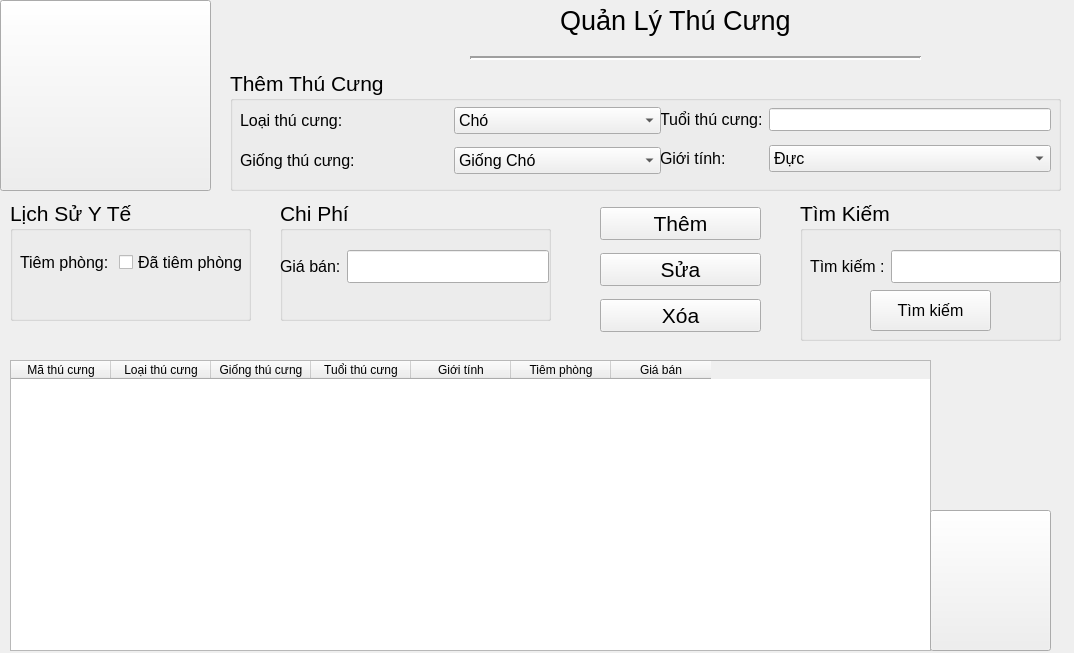
<?xml version="1.0" encoding="UTF-8"?>
<ui version="4.0">
 <class>MainWindow</class>
 <widget class="QMainWindow" name="MainWindow">
  <property name="geometry">
   <rect>
    <x>0</x>
    <y>0</y>
    <width>1074</width>
    <height>653</height>
   </rect>
  </property>
  <property name="windowTitle">
   <string>MainWindow</string>
  </property>
  <widget class="QWidget" name="centralwidget">
   <widget class="QLabel" name="label">
    <property name="geometry">
     <rect>
      <x>560</x>
      <y>0</y>
      <width>271</width>
      <height>41</height>
     </rect>
    </property>
    <property name="font">
     <font>
      <pointsize>20</pointsize>
     </font>
    </property>
    <property name="text">
     <string>Quản Lý Thú Cưng</string>
    </property>
   </widget>
   <widget class="Line" name="line_2">
    <property name="geometry">
     <rect>
      <x>470</x>
      <y>50</y>
      <width>451</width>
      <height>16</height>
     </rect>
    </property>
    <property name="lineWidth">
     <number>2</number>
    </property>
    <property name="orientation">
     <enum>Qt::Horizontal</enum>
    </property>
   </widget>
   <widget class="QGroupBox" name="groupBox">
    <property name="geometry">
     <rect>
      <x>230</x>
      <y>70</y>
      <width>831</width>
      <height>121</height>
     </rect>
    </property>
    <property name="font">
     <font>
      <pointsize>16</pointsize>
     </font>
    </property>
    <property name="title">
     <string>Thêm Thú Cưng</string>
    </property>
    <widget class="QWidget" name="">
     <property name="geometry">
      <rect>
       <x>430</x>
       <y>30</y>
       <width>391</width>
       <height>81</height>
      </rect>
     </property>
     <layout class="QGridLayout" name="gridLayout">
      <item row="0" column="0">
       <widget class="QLabel" name="label_6">
        <property name="font">
         <font>
          <pointsize>12</pointsize>
         </font>
        </property>
        <property name="text">
         <string>Tuổi thú cưng:</string>
        </property>
       </widget>
      </item>
      <item row="0" column="1">
       <widget class="QLineEdit" name="tb_t">
        <property name="font">
         <font>
          <pointsize>10</pointsize>
         </font>
        </property>
       </widget>
      </item>
      <item row="1" column="0">
       <widget class="QLabel" name="label_7">
        <property name="font">
         <font>
          <pointsize>12</pointsize>
         </font>
        </property>
        <property name="text">
         <string>Giới tính:</string>
        </property>
       </widget>
      </item>
      <item row="1" column="1">
       <widget class="QComboBox" name="cb_gt">
        <property name="font">
         <font>
          <pointsize>12</pointsize>
         </font>
        </property>
        <item>
         <property name="text">
          <string>Đực</string>
         </property>
        </item>
        <item>
         <property name="text">
          <string>Cái</string>
         </property>
        </item>
       </widget>
      </item>
     </layout>
    </widget>
    <widget class="QWidget" name="">
     <property name="geometry">
      <rect>
       <x>10</x>
       <y>30</y>
       <width>421</width>
       <height>81</height>
      </rect>
     </property>
     <layout class="QGridLayout" name="gridLayout_6">
      <item row="0" column="0">
       <widget class="QLabel" name="label_4">
        <property name="font">
         <font>
          <pointsize>12</pointsize>
         </font>
        </property>
        <property name="text">
         <string>Loại thú cưng:</string>
        </property>
       </widget>
      </item>
      <item row="0" column="1">
       <widget class="QComboBox" name="cb_l">
        <property name="font">
         <font>
          <pointsize>12</pointsize>
         </font>
        </property>
        <item>
         <property name="text">
          <string>Chó</string>
         </property>
        </item>
        <item>
         <property name="text">
          <string>Mèo</string>
         </property>
        </item>
       </widget>
      </item>
      <item row="1" column="0">
       <widget class="QLabel" name="label_5">
        <property name="font">
         <font>
          <pointsize>12</pointsize>
         </font>
        </property>
        <property name="text">
         <string>Giống thú cưng:</string>
        </property>
       </widget>
      </item>
      <item row="1" column="1">
       <widget class="QComboBox" name="cb_g">
        <property name="font">
         <font>
          <pointsize>12</pointsize>
         </font>
        </property>
        <item>
         <property name="text">
          <string>Giống Chó</string>
         </property>
        </item>
        <item>
         <property name="text">
          <string>Poodle</string>
         </property>
        </item>
        <item>
         <property name="text">
          <string>Labrador Retriever</string>
         </property>
        </item>
        <item>
         <property name="text">
          <string>German Shepherd</string>
         </property>
        </item>
        <item>
         <property name="text">
          <string>Bulldog</string>
         </property>
        </item>
        <item>
         <property name="text">
          <string>Beagle</string>
         </property>
        </item>
        <item>
         <property name="text">
          <string>Giống Mèo</string>
         </property>
        </item>
        <item>
         <property name="text">
          <string>Persian</string>
         </property>
        </item>
        <item>
         <property name="text">
          <string>Maine Coon</string>
         </property>
        </item>
        <item>
         <property name="text">
          <string>Siamese</string>
         </property>
        </item>
        <item>
         <property name="text">
          <string>Bengal</string>
         </property>
        </item>
        <item>
         <property name="text">
          <string>Sphynx</string>
         </property>
        </item>
       </widget>
      </item>
     </layout>
    </widget>
   </widget>
   <widget class="QGroupBox" name="groupBox_2">
    <property name="geometry">
     <rect>
      <x>10</x>
      <y>200</y>
      <width>241</width>
      <height>121</height>
     </rect>
    </property>
    <property name="font">
     <font>
      <pointsize>16</pointsize>
     </font>
    </property>
    <property name="title">
     <string>Lịch Sử Y Tế</string>
    </property>
    <widget class="QWidget" name="">
     <property name="geometry">
      <rect>
       <x>10</x>
       <y>50</y>
       <width>228</width>
       <height>25</height>
      </rect>
     </property>
     <layout class="QGridLayout" name="gridLayout_4">
      <item row="0" column="0">
       <widget class="QLabel" name="label_2">
        <property name="font">
         <font>
          <pointsize>12</pointsize>
         </font>
        </property>
        <property name="text">
         <string>Tiêm phòng:</string>
        </property>
       </widget>
      </item>
      <item row="0" column="1">
       <widget class="QCheckBox" name="ck_dt">
        <property name="font">
         <font>
          <pointsize>12</pointsize>
         </font>
        </property>
        <property name="text">
         <string>Đã tiêm phòng</string>
        </property>
       </widget>
      </item>
     </layout>
    </widget>
   </widget>
   <widget class="QGroupBox" name="groupBox_3">
    <property name="geometry">
     <rect>
      <x>280</x>
      <y>200</y>
      <width>271</width>
      <height>121</height>
     </rect>
    </property>
    <property name="font">
     <font>
      <pointsize>16</pointsize>
     </font>
    </property>
    <property name="title">
     <string>Chi Phí</string>
    </property>
    <widget class="QWidget" name="">
     <property name="geometry">
      <rect>
       <x>0</x>
       <y>50</y>
       <width>269</width>
       <height>33</height>
      </rect>
     </property>
     <layout class="QGridLayout" name="gridLayout_2">
      <item row="0" column="0">
       <widget class="QLabel" name="label_13">
        <property name="font">
         <font>
          <pointsize>12</pointsize>
         </font>
        </property>
        <property name="text">
         <string>Giá bán:</string>
        </property>
       </widget>
      </item>
      <item row="0" column="1">
       <widget class="QLineEdit" name="tb_gb"/>
      </item>
     </layout>
    </widget>
   </widget>
   <widget class="QGroupBox" name="groupBox_4">
    <property name="geometry">
     <rect>
      <x>800</x>
      <y>200</y>
      <width>261</width>
      <height>141</height>
     </rect>
    </property>
    <property name="font">
     <font>
      <pointsize>16</pointsize>
     </font>
    </property>
    <property name="title">
     <string>Tìm Kiếm</string>
    </property>
    <widget class="QPushButton" name="bt_tk">
     <property name="geometry">
      <rect>
       <x>70</x>
       <y>90</y>
       <width>121</width>
       <height>41</height>
      </rect>
     </property>
     <property name="font">
      <font>
       <pointsize>12</pointsize>
      </font>
     </property>
     <property name="text">
      <string>Tìm kiếm</string>
     </property>
    </widget>
    <widget class="QWidget" name="">
     <property name="geometry">
      <rect>
       <x>10</x>
       <y>50</y>
       <width>251</width>
       <height>33</height>
      </rect>
     </property>
     <layout class="QGridLayout" name="gridLayout_3">
      <item row="0" column="0">
       <widget class="QLabel" name="label_14">
        <property name="font">
         <font>
          <pointsize>12</pointsize>
         </font>
        </property>
        <property name="text">
         <string>Tìm kiếm :</string>
        </property>
       </widget>
      </item>
      <item row="0" column="1">
       <widget class="QLineEdit" name="tb_tk"/>
      </item>
     </layout>
    </widget>
   </widget>
   <widget class="QTableWidget" name="tableWidget">
    <property name="geometry">
     <rect>
      <x>10</x>
      <y>360</y>
      <width>921</width>
      <height>291</height>
     </rect>
    </property>
    <property name="rowCount">
     <number>0</number>
    </property>
    <property name="columnCount">
     <number>7</number>
    </property>
    <attribute name="horizontalHeaderVisible">
     <bool>true</bool>
    </attribute>
    <attribute name="horizontalHeaderCascadingSectionResizes">
     <bool>false</bool>
    </attribute>
    <attribute name="horizontalHeaderHighlightSections">
     <bool>true</bool>
    </attribute>
    <column>
     <property name="text">
      <string>Mã thú cưng</string>
     </property>
    </column>
    <column>
     <property name="text">
      <string>Loại thú cưng</string>
     </property>
    </column>
    <column>
     <property name="text">
      <string>Giống thú cưng</string>
     </property>
    </column>
    <column>
     <property name="text">
      <string>Tuổi thú cưng</string>
     </property>
    </column>
    <column>
     <property name="text">
      <string>Giới tính</string>
     </property>
    </column>
    <column>
     <property name="text">
      <string>Tiêm phòng</string>
     </property>
    </column>
    <column>
     <property name="text">
      <string>Giá bán</string>
     </property>
    </column>
   </widget>
   <widget class="QPushButton" name="pushButton">
    <property name="geometry">
     <rect>
      <x>0</x>
      <y>0</y>
      <width>211</width>
      <height>191</height>
     </rect>
    </property>
    <property name="styleSheet">
     <string notr="true">border-image: url(:/logo/Pet Haven.png);</string>
    </property>
    <property name="text">
     <string/>
    </property>
   </widget>
   <widget class="QPushButton" name="pushButton_2">
    <property name="geometry">
     <rect>
      <x>930</x>
      <y>510</y>
      <width>121</width>
      <height>141</height>
     </rect>
    </property>
    <property name="styleSheet">
     <string notr="true">border-image: url(:/logo/animals.png);</string>
    </property>
    <property name="text">
     <string/>
    </property>
   </widget>
   <widget class="QWidget" name="">
    <property name="geometry">
     <rect>
      <x>600</x>
      <y>200</y>
      <width>161</width>
      <height>141</height>
     </rect>
    </property>
    <layout class="QGridLayout" name="gridLayout_5">
     <item row="0" column="0">
      <widget class="QPushButton" name="bt_t">
       <property name="font">
        <font>
         <pointsize>16</pointsize>
        </font>
       </property>
       <property name="text">
        <string>Thêm</string>
       </property>
      </widget>
     </item>
     <item row="1" column="0">
      <widget class="QPushButton" name="bt_s">
       <property name="font">
        <font>
         <pointsize>16</pointsize>
        </font>
       </property>
       <property name="text">
        <string>Sửa</string>
       </property>
      </widget>
     </item>
     <item row="2" column="0">
      <widget class="QPushButton" name="bt_x">
       <property name="font">
        <font>
         <pointsize>16</pointsize>
        </font>
       </property>
       <property name="text">
        <string>Xóa</string>
       </property>
      </widget>
     </item>
    </layout>
   </widget>
  </widget>
  <action name="cn_qltc">
   <property name="text">
    <string>QL Thu cung</string>
   </property>
  </action>
  <action name="cn_qldh">
   <property name="text">
    <string>QL Don hang</string>
   </property>
  </action>
  <action name="cn_qltk">
   <property name="text">
    <string>QL Tai khoan</string>
   </property>
  </action>
 </widget>
 <resources>
  <include location="logo0.qrc"/>
 </resources>
 <connections/>
</ui>
